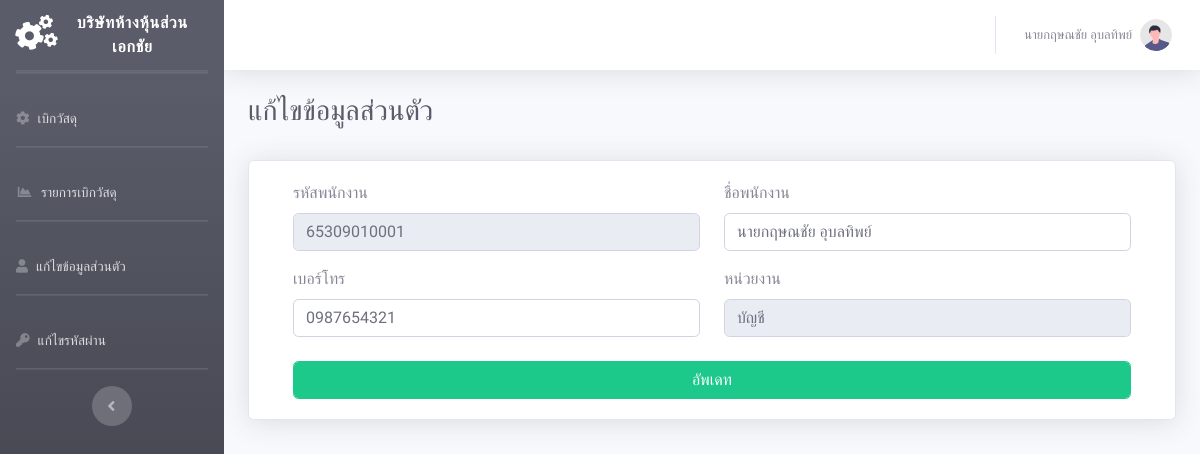
The app's page /frontend/user/edit_user.php (signed in) with its own data.
### tables this page shows
CREATE TABLE `users` (
  `user_id` int(11) NOT NULL,
  `fullname` varchar(255) NOT NULL,
  `code_user` varchar(255) NOT NULL,
  `tel` varchar(100) NOT NULL,
  `id_agency` int(11) NOT NULL,
  `password` varchar(32) NOT NULL,
  `status` enum('admin','user') NOT NULL
);

CREATE TABLE `agency` (
  `id_agency` int(11) NOT NULL,
  `name` varchar(255) NOT NULL
);

### frontend/user/edit_user.php (the view, shortened to what this page needs)
<?php
include("header_user.php");
include("../../backend/connect_db.php");
$id_user = $_SESSION['user_login'];
$result = $conn->query("SELECT * FROM users WHERE user_id = $id_user");
$data = $result->fetch_assoc();
?>
<body id="page-top">
    <div id="wrapper">
        <?php include('nav_right_user.php'); ?>
        <div id="content-wrapper" class="d-flex flex-column">
            <div id="content">
                <?php include('nav_top_user.php'); ?>
                <div class="container-fluid">
                    <div class="d-flex justify-content-between">
                        <h1 class="h3 mb-2 text-gray-800">แก้ไขข้อมูลส่วนตัว</h1>
                    </div>
                    <br>
                    <div class="card shadow mb-4">
                        <div class="card-body">
                            <div class="d-flex justify-content-center">
                                <div class="container-fluid">
                                    <div class="row">
                                        <div class="col-sm-6">
                                            <label for="basic-url" class="form-label">รหัสพนักงาน</label>
                                            <input type="text" class="form-control" readonly
                                                value="<?php echo $data['code_user']; ?>">
                                        </div>
                                        <div class="col-sm-6">
                                            <label for="basic-url" class="form-label">ชื่อพนักงาน</label>
                                            <input type="text" class="form-control" placeholder="ชื่อพนักงาน"
                                               id = "fullname" value="<?php echo $data['fullname']; ?>">
                                        </div>
                                    </div>
                                </div>
                            </div>
                            <div class="d-flex justify-content-center mt-3">
                                <div class="container-fluid">
                                    <div class="row">
                                        <div class="col-sm-6">
                                            <label for="basic-url" class="form-label">เบอร์โทร</label>
                                            <input type="text" class="form-control"  id = "tel" value="<?php echo $data['tel'];?>">
                                        </div>
                                        <div class="col-sm-6">
                                            <label for="basic-url" class="form-label">หน่วยงาน</label>
                                            <input type="text" class="form-control" readonly value="<?php
                                            $id_agency = $data['id_agency'];
                                            $agenRe = $conn->query("SELECT * FROM agency WHERE id_agency = '$id_agency'");
                                            $agenData = $agenRe->fetch_assoc();
                                            echo $agenData['name'];
                                            ?>">
                                        </div>
                                    </div>
                                    <button class="btn btn-success form-control mt-4" id="updateUser">อัพเดท</button>
                                </div>
                            </div>
                        </div>
                    </div>
                </div>
            </div>
        </div>
</body>
</html>

### frontend/user/nav_top_user.php (shortened to what this page needs)
<?php
include("../../backend/connect_db.php");
?>
<nav class="navbar navbar-expand navbar-light bg-white topbar mb-4 static-top shadow">
    <ul class="navbar-nav ml-auto">
        <li class="nav-item dropdown no-arrow">
            <a class="nav-link dropdown-toggle" href="#" id="userDropdown" role="button" data-toggle="dropdown"
                aria-haspopup="true" aria-expanded="false">
                <?php
                    $user_id = $_SESSION['user_login'];
                    $result = $conn->query("SELECT * FROM users WHERE user_id = $user_id");
                    $admin = $result->fetch_array();
                    ?>
                    <span class="mr-2 d-none d-lg-inline text-gray-600 small">
                        <?php echo $admin['fullname']; ?>
                    </span>
                <img class="img-profile rounded-circle" src="../assets_admin/img/undraw_profile.svg">
            </a>
        </li>
    </ul>
</nav>

### frontend/user/header_user.php (style rules this page uses)
* { font-family: 'Prompt', sans-serif; }

### records on screen
users: fullname "นายกฤษณชัย อุบลทิพย์", code_user "65309010001", tel "0987654321"
agency: name "บัญชี"
